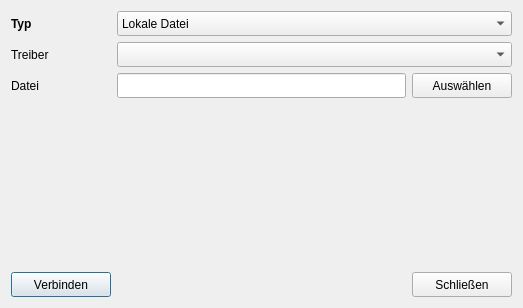
<?xml version="1.0" encoding="UTF-8"?>
<ui version="4.0">
 <class>QMDatabaseDialog</class>
 <widget class="QDialog" name="QMDatabaseDialog">
  <property name="geometry">
   <rect>
    <x>0</x>
    <y>0</y>
    <width>523</width>
    <height>308</height>
   </rect>
  </property>
  <property name="sizePolicy">
   <sizepolicy hsizetype="Fixed" vsizetype="Fixed">
    <horstretch>0</horstretch>
    <verstretch>0</verstretch>
   </sizepolicy>
  </property>
  <property name="windowTitle">
   <string>Datenbank auswählen</string>
  </property>
  <property name="sizeGripEnabled">
   <bool>false</bool>
  </property>
  <layout class="QGridLayout" name="gridLayout_2">
   <item row="0" column="1">
    <widget class="QComboBox" name="cbType">
     <property name="sizePolicy">
      <sizepolicy hsizetype="Preferred" vsizetype="Fixed">
       <horstretch>0</horstretch>
       <verstretch>0</verstretch>
      </sizepolicy>
     </property>
     <property name="minimumSize">
      <size>
       <width>0</width>
       <height>25</height>
      </size>
     </property>
     <item>
      <property name="text">
       <string>Lokale Datei</string>
      </property>
     </item>
    </widget>
   </item>
   <item row="3" column="0" colspan="2">
    <layout class="QHBoxLayout" name="horizontalLayout_2">
     <item>
      <widget class="QPushButton" name="pbSwitchConnected">
       <property name="minimumSize">
        <size>
         <width>100</width>
         <height>25</height>
        </size>
       </property>
       <property name="text">
        <string>Verbinden</string>
       </property>
      </widget>
     </item>
     <item>
      <spacer name="horizontalSpacer">
       <property name="orientation">
        <enum>Qt::Horizontal</enum>
       </property>
       <property name="sizeHint" stdset="0">
        <size>
         <width>40</width>
         <height>20</height>
        </size>
       </property>
      </spacer>
     </item>
     <item>
      <widget class="QPushButton" name="pbClose">
       <property name="minimumSize">
        <size>
         <width>100</width>
         <height>25</height>
        </size>
       </property>
       <property name="text">
        <string>Schließen</string>
       </property>
      </widget>
     </item>
    </layout>
   </item>
   <item row="0" column="0">
    <widget class="QLabel" name="label">
     <property name="sizePolicy">
      <sizepolicy hsizetype="Fixed" vsizetype="Preferred">
       <horstretch>0</horstretch>
       <verstretch>0</verstretch>
      </sizepolicy>
     </property>
     <property name="minimumSize">
      <size>
       <width>100</width>
       <height>0</height>
      </size>
     </property>
     <property name="font">
      <font>
       <bold>true</bold>
      </font>
     </property>
     <property name="text">
      <string>Typ</string>
     </property>
    </widget>
   </item>
   <item row="1" column="0" colspan="2">
    <widget class="QStackedWidget" name="swDatabaseSetting">
     <property name="currentIndex">
      <number>0</number>
     </property>
     <widget class="QWidget" name="swpDatabaseLocal">
      <layout class="QGridLayout" name="gridLayout">
       <property name="leftMargin">
        <number>0</number>
       </property>
       <property name="topMargin">
        <number>0</number>
       </property>
       <property name="rightMargin">
        <number>0</number>
       </property>
       <property name="bottomMargin">
        <number>0</number>
       </property>
       <item row="0" column="0">
        <widget class="QLabel" name="label_3">
         <property name="sizePolicy">
          <sizepolicy hsizetype="Fixed" vsizetype="Preferred">
           <horstretch>0</horstretch>
           <verstretch>0</verstretch>
          </sizepolicy>
         </property>
         <property name="minimumSize">
          <size>
           <width>100</width>
           <height>0</height>
          </size>
         </property>
         <property name="text">
          <string>Treiber</string>
         </property>
        </widget>
       </item>
       <item row="0" column="1">
        <widget class="QComboBox" name="cbDriverLocal">
         <property name="minimumSize">
          <size>
           <width>0</width>
           <height>25</height>
          </size>
         </property>
        </widget>
       </item>
       <item row="1" column="0">
        <widget class="QLabel" name="label_2">
         <property name="sizePolicy">
          <sizepolicy hsizetype="Fixed" vsizetype="Preferred">
           <horstretch>0</horstretch>
           <verstretch>0</verstretch>
          </sizepolicy>
         </property>
         <property name="minimumSize">
          <size>
           <width>100</width>
           <height>0</height>
          </size>
         </property>
         <property name="text">
          <string>Datei</string>
         </property>
        </widget>
       </item>
       <item row="1" column="1">
        <layout class="QHBoxLayout" name="horizontalLayout">
         <property name="spacing">
          <number>6</number>
         </property>
         <item>
          <widget class="QLineEdit" name="leLocalFile">
           <property name="minimumSize">
            <size>
             <width>0</width>
             <height>25</height>
            </size>
           </property>
          </widget>
         </item>
         <item>
          <widget class="QPushButton" name="pbChooseLocal">
           <property name="minimumSize">
            <size>
             <width>100</width>
             <height>25</height>
            </size>
           </property>
           <property name="text">
            <string>Auswählen</string>
           </property>
          </widget>
         </item>
        </layout>
       </item>
       <item row="2" column="0" colspan="2">
        <spacer name="verticalSpacer">
         <property name="orientation">
          <enum>Qt::Vertical</enum>
         </property>
         <property name="sizeHint" stdset="0">
          <size>
           <width>20</width>
           <height>40</height>
          </size>
         </property>
        </spacer>
       </item>
      </layout>
     </widget>
     <widget class="QWidget" name="swpDatabaseRemote">
      <layout class="QGridLayout" name="gridLayout_3">
       <property name="leftMargin">
        <number>0</number>
       </property>
       <property name="topMargin">
        <number>0</number>
       </property>
       <property name="rightMargin">
        <number>0</number>
       </property>
       <property name="bottomMargin">
        <number>0</number>
       </property>
       <item row="4" column="0">
        <widget class="QLabel" name="label_7">
         <property name="sizePolicy">
          <sizepolicy hsizetype="Fixed" vsizetype="Preferred">
           <horstretch>0</horstretch>
           <verstretch>0</verstretch>
          </sizepolicy>
         </property>
         <property name="minimumSize">
          <size>
           <width>100</width>
           <height>0</height>
          </size>
         </property>
         <property name="text">
          <string>Benutzername</string>
         </property>
        </widget>
       </item>
       <item row="3" column="1" colspan="2">
        <widget class="QLineEdit" name="leDatabaseName">
         <property name="minimumSize">
          <size>
           <width>100</width>
           <height>25</height>
          </size>
         </property>
        </widget>
       </item>
       <item row="2" column="1">
        <widget class="QSpinBox" name="spPort">
         <property name="minimumSize">
          <size>
           <width>100</width>
           <height>25</height>
          </size>
         </property>
        </widget>
       </item>
       <item row="0" column="0">
        <widget class="QLabel" name="label_4">
         <property name="sizePolicy">
          <sizepolicy hsizetype="Fixed" vsizetype="Preferred">
           <horstretch>0</horstretch>
           <verstretch>0</verstretch>
          </sizepolicy>
         </property>
         <property name="minimumSize">
          <size>
           <width>100</width>
           <height>0</height>
          </size>
         </property>
         <property name="text">
          <string>Treiber</string>
         </property>
        </widget>
       </item>
       <item row="1" column="1" colspan="2">
        <widget class="QLineEdit" name="leServer">
         <property name="minimumSize">
          <size>
           <width>100</width>
           <height>25</height>
          </size>
         </property>
        </widget>
       </item>
       <item row="0" column="1" colspan="2">
        <widget class="QComboBox" name="cbDriverRemote">
         <property name="sizePolicy">
          <sizepolicy hsizetype="Expanding" vsizetype="Fixed">
           <horstretch>0</horstretch>
           <verstretch>0</verstretch>
          </sizepolicy>
         </property>
         <property name="minimumSize">
          <size>
           <width>100</width>
           <height>25</height>
          </size>
         </property>
        </widget>
       </item>
       <item row="5" column="1" colspan="2">
        <widget class="QLineEdit" name="lePassword">
         <property name="minimumSize">
          <size>
           <width>100</width>
           <height>25</height>
          </size>
         </property>
        </widget>
       </item>
       <item row="1" column="0">
        <widget class="QLabel" name="label_5">
         <property name="sizePolicy">
          <sizepolicy hsizetype="Fixed" vsizetype="Preferred">
           <horstretch>0</horstretch>
           <verstretch>0</verstretch>
          </sizepolicy>
         </property>
         <property name="minimumSize">
          <size>
           <width>100</width>
           <height>0</height>
          </size>
         </property>
         <property name="text">
          <string>Server</string>
         </property>
        </widget>
       </item>
       <item row="4" column="1" colspan="2">
        <widget class="QLineEdit" name="leUsername">
         <property name="minimumSize">
          <size>
           <width>100</width>
           <height>25</height>
          </size>
         </property>
        </widget>
       </item>
       <item row="3" column="0">
        <widget class="QLabel" name="label_9">
         <property name="sizePolicy">
          <sizepolicy hsizetype="Fixed" vsizetype="Preferred">
           <horstretch>0</horstretch>
           <verstretch>0</verstretch>
          </sizepolicy>
         </property>
         <property name="minimumSize">
          <size>
           <width>100</width>
           <height>0</height>
          </size>
         </property>
         <property name="text">
          <string>Datenbankname</string>
         </property>
        </widget>
       </item>
       <item row="2" column="0">
        <widget class="QLabel" name="label_6">
         <property name="sizePolicy">
          <sizepolicy hsizetype="Fixed" vsizetype="Preferred">
           <horstretch>0</horstretch>
           <verstretch>0</verstretch>
          </sizepolicy>
         </property>
         <property name="minimumSize">
          <size>
           <width>100</width>
           <height>0</height>
          </size>
         </property>
         <property name="text">
          <string>Port</string>
         </property>
        </widget>
       </item>
       <item row="5" column="0">
        <widget class="QLabel" name="label_8">
         <property name="sizePolicy">
          <sizepolicy hsizetype="Fixed" vsizetype="Preferred">
           <horstretch>0</horstretch>
           <verstretch>0</verstretch>
          </sizepolicy>
         </property>
         <property name="minimumSize">
          <size>
           <width>100</width>
           <height>0</height>
          </size>
         </property>
         <property name="text">
          <string>Passwort</string>
         </property>
        </widget>
       </item>
      </layout>
     </widget>
    </widget>
   </item>
   <item row="2" column="0" colspan="2">
    <spacer name="verticalSpacer_2">
     <property name="orientation">
      <enum>Qt::Vertical</enum>
     </property>
     <property name="sizeHint" stdset="0">
      <size>
       <width>20</width>
       <height>40</height>
      </size>
     </property>
    </spacer>
   </item>
  </layout>
 </widget>
 <resources/>
 <connections>
  <connection>
   <sender>cbType</sender>
   <signal>currentIndexChanged(int)</signal>
   <receiver>QMDatabaseDialog</receiver>
   <slot>updateTypeWidget()</slot>
   <hints>
    <hint type="sourcelabel">
     <x>317</x>
     <y>24</y>
    </hint>
    <hint type="destinationlabel">
     <x>264</x>
     <y>183</y>
    </hint>
   </hints>
  </connection>
  <connection>
   <sender>pbChooseLocal</sender>
   <signal>clicked()</signal>
   <receiver>QMDatabaseDialog</receiver>
   <slot>chooseDatabaseFile()</slot>
   <hints>
    <hint type="sourcelabel">
     <x>331</x>
     <y>101</y>
    </hint>
    <hint type="destinationlabel">
     <x>199</x>
     <y>174</y>
    </hint>
   </hints>
  </connection>
  <connection>
   <sender>pbSwitchConnected</sender>
   <signal>clicked()</signal>
   <receiver>QMDatabaseDialog</receiver>
   <slot>switchConnected()</slot>
   <hints>
    <hint type="sourcelabel">
     <x>63</x>
     <y>321</y>
    </hint>
    <hint type="destinationlabel">
     <x>185</x>
     <y>174</y>
    </hint>
   </hints>
  </connection>
  <connection>
   <sender>pbClose</sender>
   <signal>clicked()</signal>
   <receiver>QMDatabaseDialog</receiver>
   <slot>accept()</slot>
   <hints>
    <hint type="sourcelabel">
     <x>314</x>
     <y>374</y>
    </hint>
    <hint type="destinationlabel">
     <x>185</x>
     <y>200</y>
    </hint>
   </hints>
  </connection>
 </connections>
 <slots>
  <slot>updateTypeWidget()</slot>
  <slot>chooseDatabaseFile()</slot>
  <slot>switchConnected()</slot>
 </slots>
</ui>
